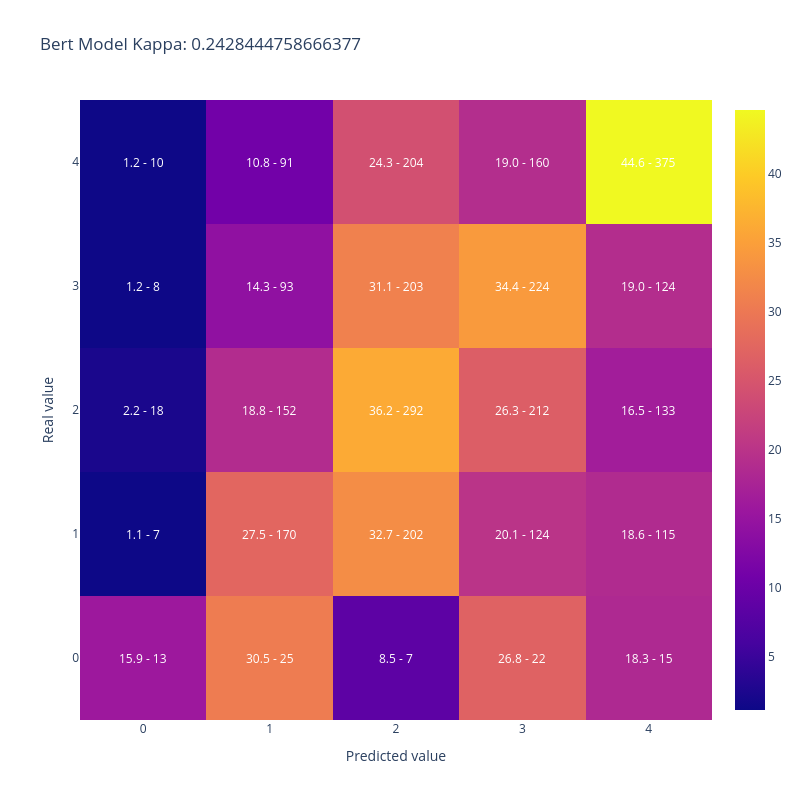

The notebook cell saved with this chart:
### Code cell
plot_confusion_matrix(merged_datasets['AdoptionSpeed'],
                      merged_datasets['bert_pred_score'].apply(np.argmax), 
                    title = 'Bert Model Kappa: ' + str(cohen_kappa_score(merged_datasets['AdoptionSpeed'],
                                                                   merged_datasets['bert_pred_score'].apply(np.argmax), 
                                                                    weights='quadratic')))

### Figure 1 — Plotly figure (JSON) as saved in the notebook; plotly's stock layout.template omitted (floating-point values rounded to 4 significant figures)
{"data": [{"type": "heatmap", "x": [0, 1, 2, 3, 4], "y": [0, 1, 2, 3, 4], "z": [[15.85, 30.49, 8.537, 26.83, 18.29], [1.133, 27.51, 32.69, 20.06, 18.61], [2.23, 18.84, 36.18, 26.27, 16.48], [1.227, 14.26, 31.13, 34.36, 19.02], [1.19, 10.83, 24.29, 19.05, 44.64]]}], "layout": {"annotations": [{"font": {"color": "white"}, "showarrow": false, "text": "15.9 - 13", "x": 0, "xref": "x", "y": 0, "yref": "y"}, {"font": {"color": "white"}, "showarrow": false, "text": "30.5 - 25", "x": 1, "xref": "x", "y": 0, "yref": "y"}, {"font": {"color": "white"}, "showarrow": false, "text": "8.5 - 7", "x": 2, "xref": "x", "y": 0, "yref": "y"}, {"font": {"color": "white"}, "showarrow": false, "text": "26.8 - 22", "x": 3, "xref": "x", "y": 0, "yref": "y"}, {"font": {"color": "white"}, "showarrow": false, "text": "18.3 - 15", "x": 4, "xref": "x", "y": 0, "yref": "y"}, {"font": {"color": "white"}, "showarrow": false, "text": "1.1 - 7", "x": 0, "xref": "x", "y": 1, "yref": "y"}, {"font": {"color": "white"}, "showarrow": false, "text": "27.5 - 170", "x": 1, "xref": "x", "y": 1, "yref": "y"}, {"font": {"color": "white"}, "showarrow": false, "text": "32.7 - 202", "x": 2, "xref": "x", "y": 1, "yref": "y"}, {"font": {"color": "white"}, "showarrow": false, "text": "20.1 - 124", "x": 3, "xref": "x", "y": 1, "yref": "y"}, {"font": {"color": "white"}, "showarrow": false, "text": "18.6 - 115", "x": 4, "xref": "x", "y": 1, "yref": "y"}, {"font": {"color": "white"}, "showarrow": false, "text": "2.2 - 18", "x": 0, "xref": "x", "y": 2, "yref": "y"}, {"font": {"color": "white"}, "showarrow": false, "text": "18.8 - 152", "x": 1, "xref": "x", "y": 2, "yref": "y"}, {"font": {"color": "white"}, "showarrow": false, "text": "36.2 - 292", "x": 2, "xref": "x", "y": 2, "yref": "y"}, {"font": {"color": "white"}, "showarrow": false, "text": "26.3 - 212", "x": 3, "xref": "x", "y": 2, "yref": "y"}, {"font": {"color": "white"}, "showarrow": false, "text": "16.5 - 133", "x": 4, "xref": "x", "y": 2, "yref": "y"}, {"font": {"color": "white"}, "showarrow": false, "text": "1.2 - 8", "x": 0, "xref": "x", "y": 3, "yref": "y"}, {"font": {"color": "white"}, "showarrow": false, "text": "14.3 - 93", "x": 1, "xref": "x", "y": 3, "yref": "y"}, {"font": {"color": "white"}, "showarrow": false, "text": "31.1 - 203", "x": 2, "xref": "x", "y": 3, "yref": "y"}, {"font": {"color": "white"}, "showarrow": false, "text": "34.4 - 224", "x": 3, "xref": "x", "y": 3, "yref": "y"}, {"font": {"color": "white"}, "showarrow": false, "text": "19.0 - 124", "x": 4, "xref": "x", "y": 3, "yref": "y"}, {"font": {"color": "white"}, "showarrow": false, "text": "1.2 - 10", "x": 0, "xref": "x", "y": 4, "yref": "y"}, {"font": {"color": "white"}, "showarrow": false, "text": "10.8 - 91", "x": 1, "xref": "x", "y": 4, "yref": "y"}, {"font": {"color": "white"}, "showarrow": false, "text": "24.3 - 204", "x": 2, "xref": "x", "y": 4, "yref": "y"}, {"font": {"color": "white"}, "showarrow": false, "text": "19.0 - 160", "x": 3, "xref": "x", "y": 4, "yref": "y"}, {"font": {"color": "white"}, "showarrow": false, "text": "44.6 - 375", "x": 4, "xref": "x", "y": 4, "yref": "y"}], "height": 800, "title": {"text": "Bert Model Kappa: 0.2428444758666377"}, "width": 800, "xaxis": {"title": {"text": "Predicted value"}}, "yaxis": {"title": {"text": "Real value"}}}}
